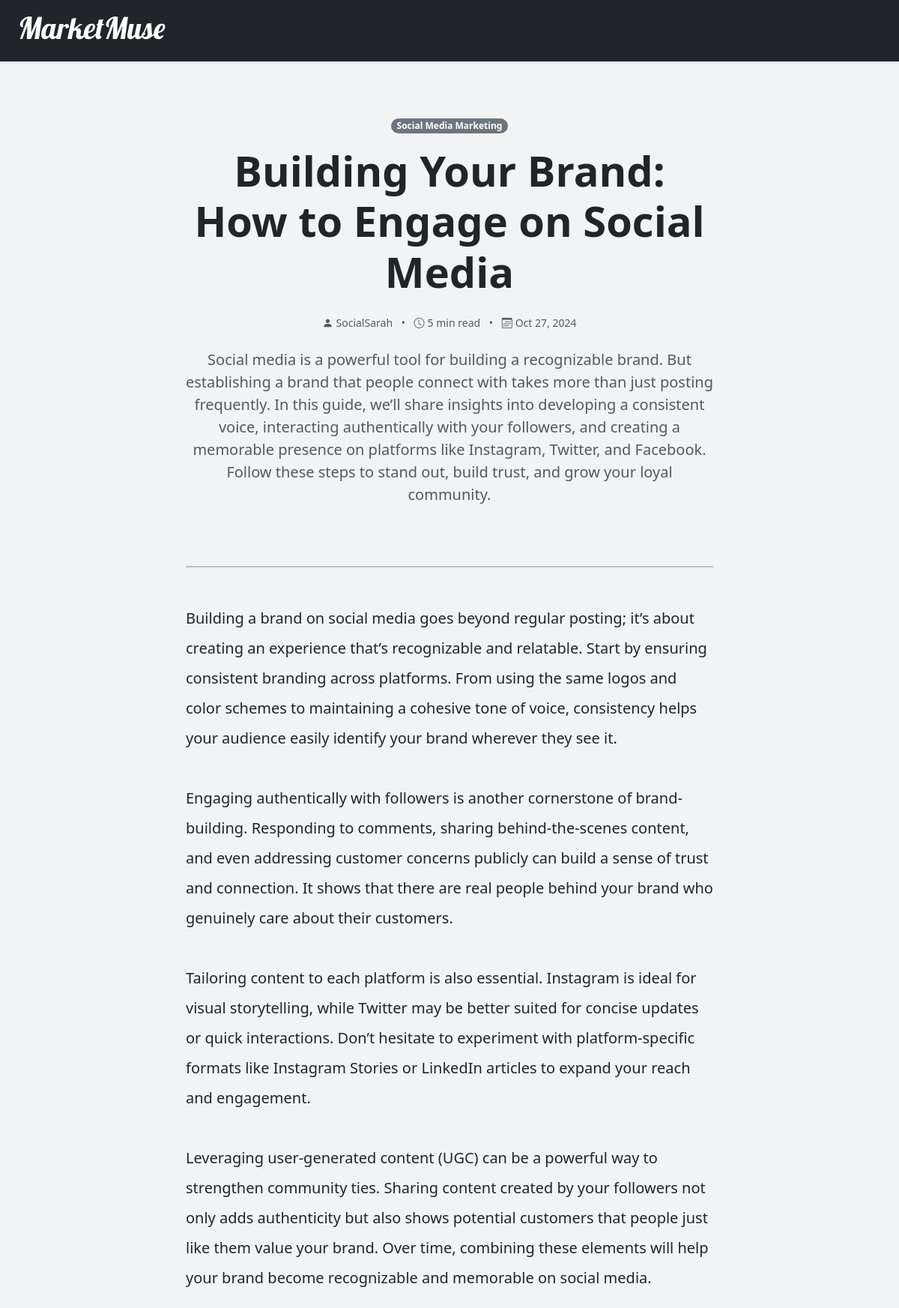
Page /post/building-your-brand-on-social-media/ on the committed database.
### Posts/models.py (models this page shows, shortened)
class Posts(models.Model):
    author = models.ForeignKey(settings.AUTH_USER_MODEL, related_name='posts', on_delete=models.CASCADE)
    category = models.ForeignKey(Categories, related_name='posts', on_delete=models.CASCADE)
    title = models.CharField(max_length=255)
    slug = models.SlugField(max_length=255, unique=True)
    intro = models.TextField()
    content = models.TextField()
    reading_time = models.IntegerField()
    date_posted = models.DateField(auto_now_add=True)

class Categories(models.Model):
    category_name = models.CharField(max_length=255)
    def __str__(self):
        return self.category_name

### Posts/views.py (the view)
# urls.py: path('post/<str:slug>/', views.post_details, name='post_details')
def post_details(request, slug):
    post = get_object_or_404(Posts, slug=slug)
    return render(request, 'post_details.html', {'post' : post})

### templates/post_details.html (shortened to what this page needs)
{% extends 'base.html' %}
{% block content %}
<div class="container py-5">
    <div class="row justify-content-center mb-3">
        <div class="col-lg-8 text-center">
            <span class="badge text-bg-secondary rounded-pill mb-3">{{ post.category }}</span>
            <h1 class="fw-bold mb-4 display-4">{{ post.title }}</h1>
            <div class="d-flex justify-content-center align-items-center text-body-secondary mb-4">
                <small>
                    <i class="bi bi-person-fill me-1"></i>{{ post.author }}
                    <span class="mx-2">•</span>
                    <i class="bi bi-clock me-1"></i>{{ post.reading_time }} min read
                    <span class="mx-2">•</span>
                    <i class="bi bi-calendar3 me-1"></i>{{ post.date_posted|date:"M j, Y" }}
                </small>
            </div>
            <p class="lead text-body-secondary mb-3">{{ post.intro }}</p>
        </div>
    </div>
    <div class="row justify-content-center">
        <div class="col-lg-8">
            <hr class="border-2 my-5">
            <article class="fs-5 lh-lg text-body">
                {{ post.content|linebreaksbr }}
            </article>
        </div>
    </div>
</div>
{% endblock %}

### static/style.css (style rules this page uses)
body { background-color: #f1f3f5; }

### rows in the picture
Posts: category "Social Media Marketing", title "Building Your Brand: How to Engage on Social Media", author "SocialSarah", reading_time "5", date_posted "Oct 27, 2024", intro "Social media is a powerful tool for building a recognizable brand. But establishing a brand that people connect with takes more than just posting frequently. In this guide, we’ll share insights into developing a consistent voice, interacting authentically with your followers, and creating a memorable presence on platforms like Instagram, Twitter, and Facebook. Follow these steps to stand out, build trust, and grow your loyal community.", content "Building a brand on social media goes beyond regular posting; it’s about creating an experience that’s recognizable and relatable. Start by ensuring consistent branding across platforms. From using the same logos and color schemes to maintaining a cohesive tone of voice, consistency helps your audience easily identify your brand wherever they see it. Engaging authentically with followers is another cornerstone of brand-building. Responding to comments, sharing behind-the-scenes content, and even addressing customer concerns publicly can build a sense of trust and connection. It shows that there are real people behind your brand who genuinely care about their customers. Tailoring content to…"
